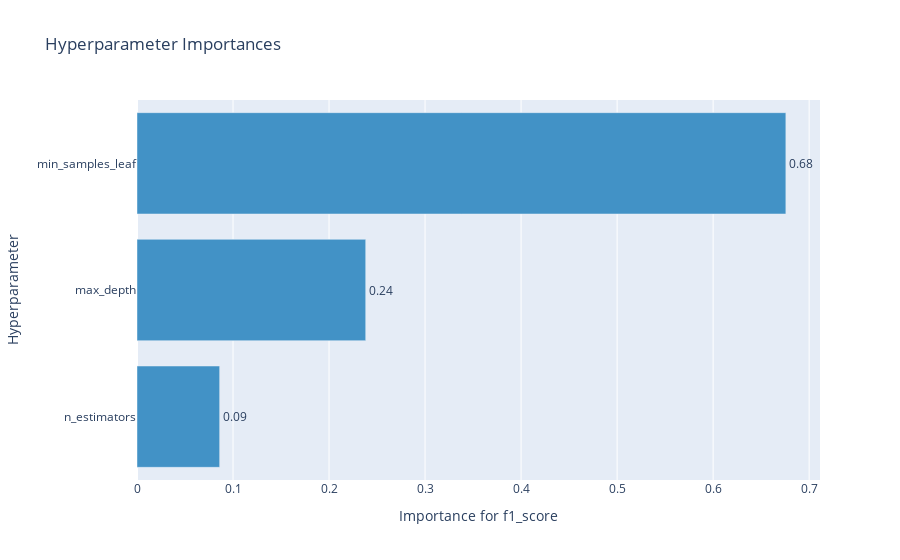

The notebook cell saved with this chart:
### Markdown cell above
График важности гиперпараметров - помогает понять, какие гиперпараметры вносят больший вклад в минимизацию/максимизацию метрики.

### Code cell
optuna.visualization.plot_param_importances(study, target_name="f1_score")

### Figure 1 — Plotly figure (JSON) as saved in the notebook; plotly's stock layout.template omitted (floating-point values rounded to 4 significant figures)
{"data": [{"cliponaxis": false, "hovertemplate": ["n_estimators (IntDistribution): 0.08608250563580051<extra></extra>", "max_depth (IntDistribution): 0.23818237618443303<extra></extra>", "min_samples_leaf (IntDistribution): 0.6757351181797665<extra></extra>"], "marker": {"color": "rgb(66,146,198)"}, "orientation": "h", "text": ["0.09", "0.24", "0.68"], "textposition": "outside", "type": "bar", "x": [0.08608, 0.2382, 0.6757], "y": ["n_estimators", "max_depth", "min_samples_leaf"]}], "layout": {"showlegend": false, "title": {"text": "Hyperparameter Importances"}, "xaxis": {"title": {"text": "Importance for f1_score"}}, "yaxis": {"title": {"text": "Hyperparameter"}}}}
